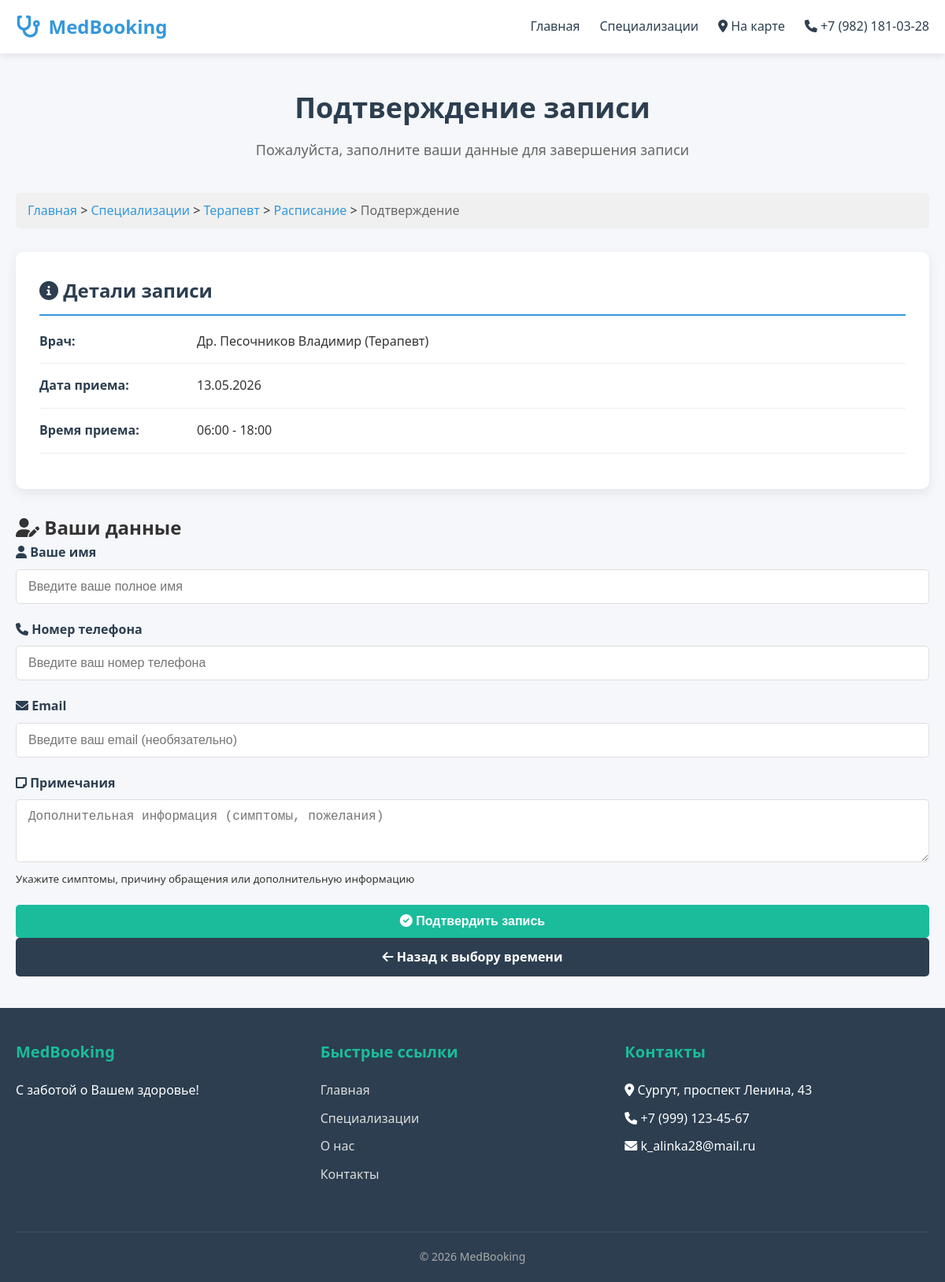
/schedule/6/book/, run on the app's committed database.
### appointment_project/models.py (models this page shows, shortened)
class Doctor(models.Model):
    first_name = models.CharField(max_length=50, verbose_name="Имя")
    last_name = models.CharField(max_length=50, verbose_name="Фамилия")
    specialization = models.ForeignKey(Specialization, on_delete=models.CASCADE, verbose_name="Специализация")
    experience = models.IntegerField(verbose_name="Стаж (лет)")
    description = models.TextField(verbose_name="Описание", blank=True)
    photo = models.ImageField(upload_to='doctors/', blank=True, null=True, verbose_name="Фотография")
    class Meta:
        verbose_name = "Врач"
        verbose_name_plural = "Врачи"

class Specialization(models.Model):
    name = models.CharField(max_length=100, verbose_name="Название специализации")
    description = models.TextField(verbose_name="Описание", blank=True)
    icon = models.CharField(max_length=50, default="fas fa-user-md", verbose_name="Иконка")
    class Meta:
        verbose_name = "Специализация"
        verbose_name_plural = "Специализации"

class Schedule(models.Model):
    doctor = models.ForeignKey(Doctor, on_delete=models.CASCADE, verbose_name="Врач")
    date = models.DateField(verbose_name="Дата приема")
    start_time = models.TimeField(verbose_name="Время начала")
    end_time = models.TimeField(verbose_name="Время окончания")
    is_available = models.BooleanField(default=True, verbose_name="Доступно для записи")
    class Meta:
        verbose_name = "Расписание"
        verbose_name_plural = "Расписания"
        ordering = ['date', 'start_time']

### appointment_project/views.py (the view)
# urls.py: path('schedule/<int:schedule_id>/book/', views.book_appointment, name='book_appointment'),
def book_appointment(request, schedule_id):
    schedule_item = get_object_or_404(Schedule, id=schedule_id, is_available=True)
    doctor = schedule_item.doctor
    if request.method == 'POST':
        form = AppointmentForm(request.POST)
        if form.is_valid():
            appointment = form.save(commit=False)
            appointment.doctor = doctor
            appointment.schedule = schedule_item
            appointment.save()
            schedule_item.is_available = False
            schedule_item.save()
            return redirect('appointment_confirmation', appointment_id=appointment.id)
    else:
        form = AppointmentForm()
    context = {
        'doctor': doctor,
        'schedule': schedule_item,
        'form': form,
    }
    return render(request, 'confirmation.html', context)

### appointment_project/forms.py
class AppointmentForm(forms.ModelForm):
    class Meta:
        model = Appointment
        fields = ['patient_name', 'patient_phone', 'patient_email', 'notes']
        widgets = {
            'patient_name': forms.TextInput(attrs={
                'class': 'form-control',
                'placeholder': 'Введите ваше полное имя'
            }),
            'patient_phone': forms.TextInput(attrs={
                'class': 'form-control',
                'placeholder': 'Введите ваш номер телефона'
            }),
            'patient_email': forms.EmailInput(attrs={
                'class': 'form-control',
                'placeholder': 'Введите ваш email (необязательно)'
            }),
            'notes': forms.Textarea(attrs={
                'class': 'form-control',
                'placeholder': 'Дополнительная информация (симптомы, пожелания)',
                'rows': 3
            }),
        }
        labels = {
            'patient_name': 'Ваше имя',
            'patient_phone': 'Номер телефона',
            'patient_email': 'Email',
            'notes': 'Примечания',
        }

### appointment_project/context_processors.py (called while the page is built)
def google_maps_api_key(request):
    return {
        'GOOGLE_MAPS_API_KEY': settings.GOOGLE_MAPS_API_KEY
    }

### appointment_project/templates/confirmation.html (shortened to what this page needs)
{% extends 'base.html' %}
{% block content %}
<div class="page-title">
    <h1>Подтверждение записи</h1>
    <p>Пожалуйста, заполните ваши данные для завершения записи</p>
</div>
<div class="breadcrumbs">
    <a href="{% url 'index' %}">Главная</a> &gt;
    <a href="{% url 'specializations' %}">Специализации</a> &gt;
    <a href="{% url 'doctors_by_specialization' doctor.specialization.id %}">{{ doctor.specialization.name }}</a> &gt;
    <a href="{% url 'schedule' doctor.id %}">Расписание</a> &gt;
    <span>Подтверждение</span>
</div>
<div class="appointment-summary">
    <h2><i class="fas fa-info-circle"></i> Детали записи</h2>
    <div class="summary-item">
        <div class="summary-label">Врач:</div>
        <div class="summary-value">Др. {{ doctor.last_name }} {{ doctor.first_name }} ({{ doctor.specialization.name }})</div>
    </div>
    <div class="summary-item">
        <div class="summary-label">Дата приема:</div>
        <div class="summary-value">{{ schedule.date|date:"d.m.Y" }}</div>
    </div>
    <div class="summary-item">
        <div class="summary-label">Время приема:</div>
        <div class="summary-value">{{ schedule.start_time|time:"H:i" }} - {{ schedule.end_time|time:"H:i" }}</div>
    </div>
</div>
<div class="patient-form">
    <h2><i class="fas fa-user-edit"></i> Ваши данные</h2>
    <form method="post" class="appointment-form">
        <div class="form-group">
            <label for="{{ form.patient_name.id_for_label }}" class="form-label">
                <i class="fas fa-user"></i> {{ form.patient_name.label }}
            </label>
            {{ form.patient_name }}
        </div>
        <div class="form-group">
            <label for="{{ form.patient_phone.id_for_label }}" class="form-label">
                <i class="fas fa-phone"></i> {{ form.patient_phone.label }}
            </label>
            {{ form.patient_phone }}
        </div>
        <div class="form-group">
            <label for="{{ form.patient_email.id_for_label }}" class="form-label">
                <i class="fas fa-envelope"></i> {{ form.patient_email.label }}
            </label>
            {{ form.patient_email }}
        </div>
        <div class="form-group">
            <label for="{{ form.notes.id_for_label }}" class="form-label">
                <i class="fas fa-sticky-note"></i> {{ form.notes.label }}
            </label>
            {{ form.notes }}
            <small class="form-text">Укажите симптомы, причину обращения или дополнительную информацию</small>
        </div>
        <div class="form-actions">
            <button type="submit" class="btn btn-success btn-block">
                <i class="fas fa-check-circle"></i> Подтвердить запись
            </button>
            <a href="{% url 'schedule' doctor.id %}" class="btn btn-secondary btn-block">
                <i class="fas fa-arrow-left"></i> Назад к выбору времени
            </a>
        </div>
    </form>
</div>
{% endblock %}

### appointment_project/static/css/style.css (style rules this page uses)
:root { --primary-color: #3498db; --secondary-color: #2c3e50; --accent-color: #1abc9c; --light-color: #f8f9fa; --dark-color: #343a40; --success-color: #28a745; --danger-color: #e74c3c; --warning-color: #f39c12; }
* { margin: 0; padding: 0; box-sizing: border-box; }
body { font-family: 'Segoe UI', Tahoma, Geneva, Verdana, sans-serif; line-height: 1.6; color: #333; background-color: #f5f7fa; }
.page-title { text-align: center; margin-bottom: 40px; color: var(--secondary-color); }
.page-title h1 { font-size: 36px; margin-bottom: 10px; }
.page-title p { font-size: 18px; color: #666; }
.btn { display: inline-block; padding: 12px 25px; border-radius: 5px; text-decoration: none; font-weight: 600; text-align: center; transition: all 0.3s; border: none; cursor: pointer; font-size: 16px; }
.btn-secondary { background-color: var(--secondary-color); color: white; }
.btn-success { background-color: var(--accent-color); color: white; }
.btn-block { display: block; width: 100%; }
.form-group { margin-bottom: 20px; }
.form-label { display: block; margin-bottom: 8px; font-weight: 600; color: var(--secondary-color); }
.form-control { width: 100%; padding: 12px 15px; border: 1px solid #ddd; border-radius: 5px; font-size: 16px; transition: border 0.3s; }
.breadcrumbs { margin-bottom: 30px; padding: 10px 15px; background-color: #f0f0f0; border-radius: 5px; }
.breadcrumbs a { color: #3498db; text-decoration: none; }
.breadcrumbs span { color: #666; }
.appointment-summary { background-color: white; border-radius: 10px; padding: 30px; box-shadow: 0 5px 15px rgba(0, 0, 0, 0.08); margin-bottom: 30px; }
.appointment-summary h2 { color: var(--secondary-color); margin-bottom: 20px; border-bottom: 2px solid var(--primary-color); padding-bottom: 10px; }
.summary-item { display: flex; margin-bottom: 15px; padding-bottom: 15px; border-bottom: 1px solid #eee; }
.summary-label { font-weight: 600; color: var(--secondary-color); min-width: 200px; }
.summary-value { color: #333; }

### data on the page
Doctor: specialization.name "Терапевт", last_name "Песочников", first_name "Владимир"
Schedule: date "13.05.2026", start_time "06:00", end_time "18:00"
